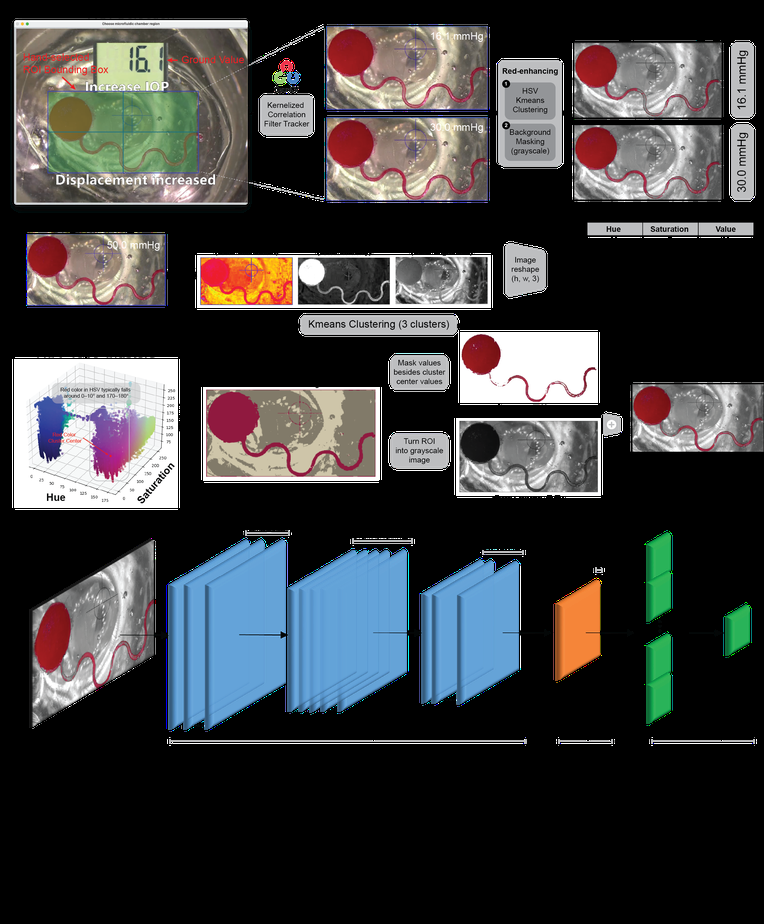
#> input picture Technical_Breakdown.png, 764 x 924 px, shrunk from 2464 x 2981 before the run; its folder holds only this picture in this run
$ python -i data_acquisition_crop_red_region.py   (imports and definitions only)
#> lines starting #> are read from the running program, lines starting #| are printed output that depends on the picture; after the words box and inside, x2 and y2 are one past the last pixel; in counts of white or black regions, pixels touching at a corner belong together
'''
cropping red microfluidic chamber from frame images
based on the data_acquisition.py results
using empirically determined hsv range for extraction
'''

import cv2
import numpy as np
import os

def process_image(image_path, output_path, effect = "crop"):
    """Extract red regions and grayscale the rest of the image."""
#> called with image_path = '../Technical_Breakdown.png', output_path = 'out.png', effect = 'crop'
    frame = cv2.imread(image_path)
#> frame is the input picture: shape (924, 764, 3); mean B, G, R 63.3, 62.3, 62
    if frame is None:
        print(f"Skipping {image_path}, unable to load image.")
        return

    hsv = cv2.cvtColor(frame, cv2.COLOR_BGR2HSV)
#> hsv: shape (924, 764, 3); mean H, S, V 28.4, 27.3, 72.1

    # Define HSV bounds for red (two ranges due to hue wrap-around)
    lower_red1 = np.array([0, 140, 100])
    upper_red1 = np.array([10, 255, 255])
    lower_red2 = np.array([170, 140, 100])
    upper_red2 = np.array([180, 255, 255])

    # Create masks for red regions
    mask1 = cv2.inRange(hsv, lower_red1, upper_red1)
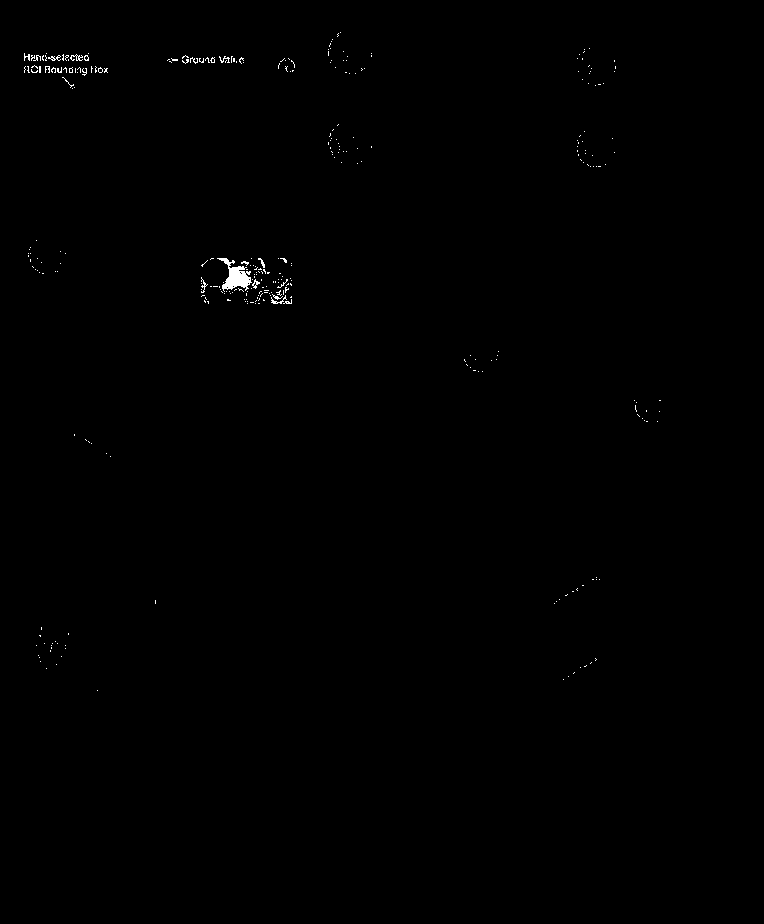
#> mask1: shape (924, 764); 0.26% white; 322 white regions (306 under 20 px), largest, box (x1, y1, x2, y2) and area: (217, 258, 252, 292) 524, (271, 295, 287, 304) 42, (70, 54, 83, 61) 41
    mask2 = cv2.inRange(hsv, lower_red2, upper_red2)
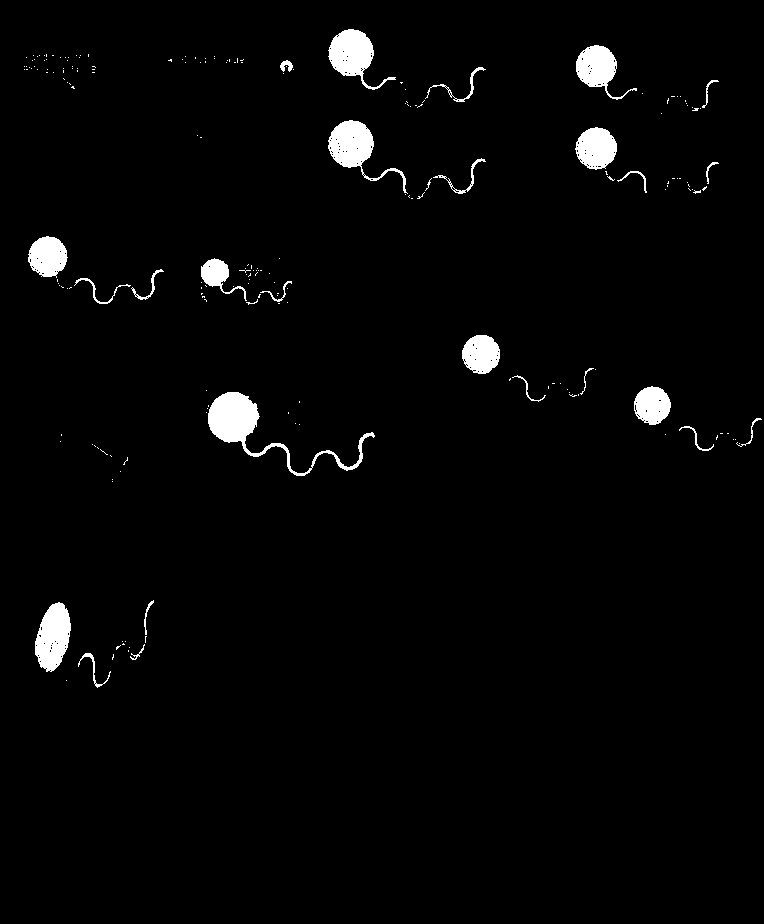
#> mask2: shape (924, 764); 2.4% white; 212 white regions (186 under 20 px), largest, box (x1, y1, x2, y2) and area: (208, 392, 375, 476) 2666, (328, 120, 408, 194) 1827, (35, 602, 71, 672) 1751
    mask = mask1 + mask2  # Combine masks
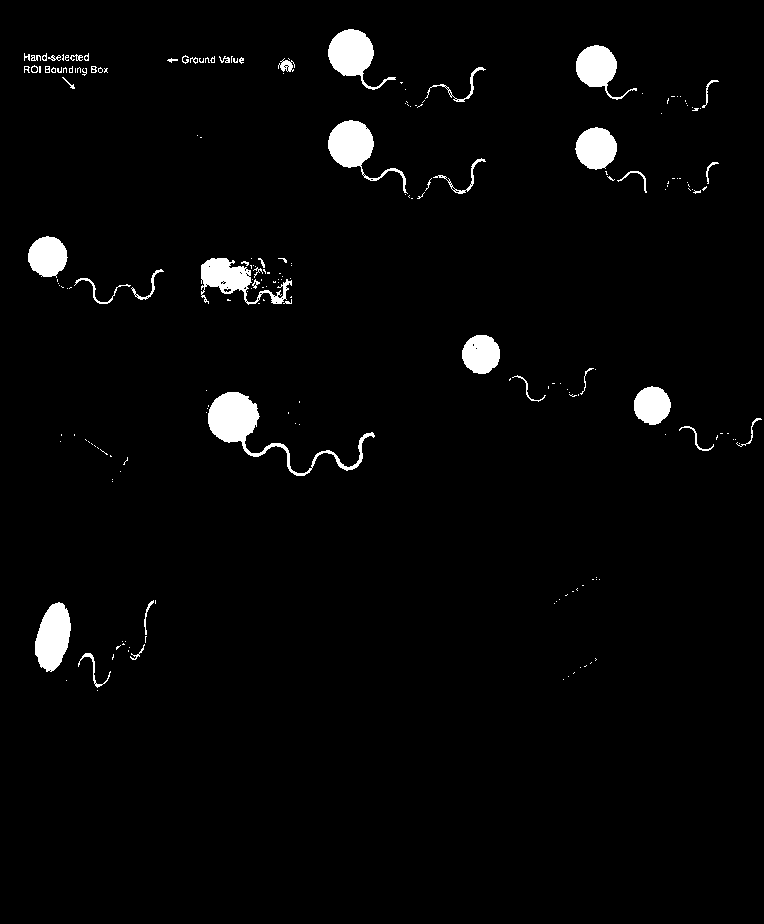
#> mask: shape (924, 764); 2.7% white; 206 white regions (159 under 20 px), largest, box (x1, y1, x2, y2) and area: (208, 392, 375, 476) 2666, (328, 120, 408, 194) 1860, (328, 29, 396, 90) 1783

    # Convert non-red areas to grayscale
    gray = cv2.cvtColor(frame, cv2.COLOR_BGR2GRAY)
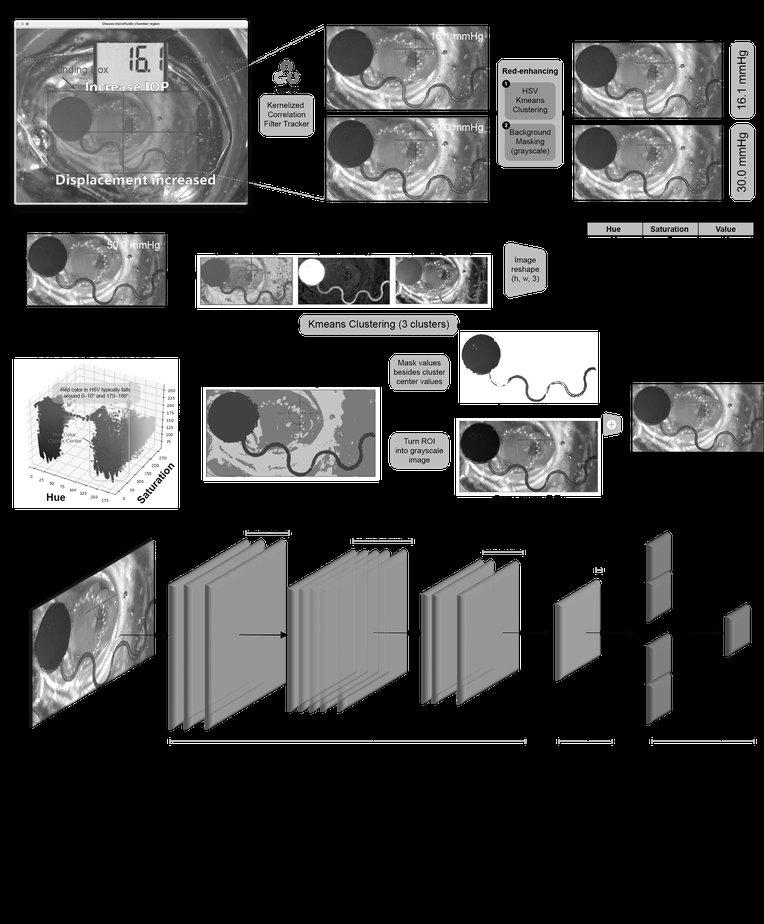
#> gray: shape (924, 764); min 0, max 255, mean 62.3
    gray = cv2.cvtColor(gray, cv2.COLOR_GRAY2BGR)  # Convert back to 3 channels
#> gray: shape (924, 764, 3)

    if effect == "crop":
        # Keeping only the red, others are NOT grayscale
        result = cv2.bitwise_and(frame, frame, mask = mask)
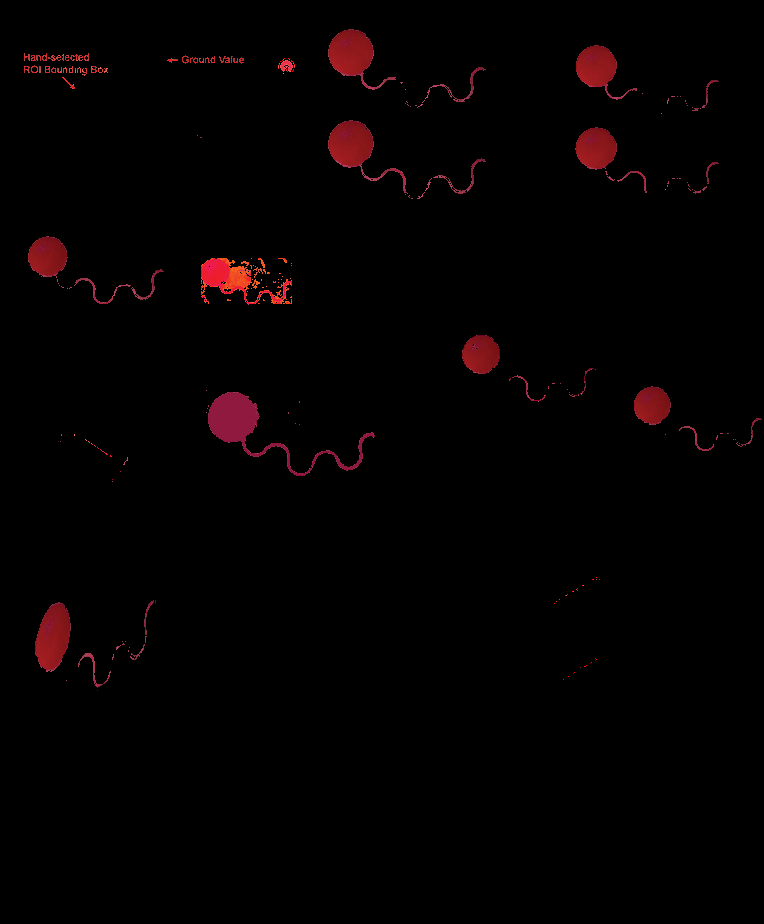
#> result: shape (924, 764, 3); mean B, G, R 1.2, 0.9, 4.1
    elif effect == "enhance":
        # Apply mask: Keep red areas, convert others to grayscale
        result = np.where(mask[:, :, None] > 0, frame, gray)

    # Save the processed image
    cv2.imwrite(output_path, result)

source_dir = 'CNN_frame_data/Training_data_coarse_train_val'
output_dir = 'CNN_frame_data/Training_data_red_enhance_train_val'

# [21 lines not run here, left out]

>>> result = process_image('../Technical_Breakdown.png', 'out.png')
